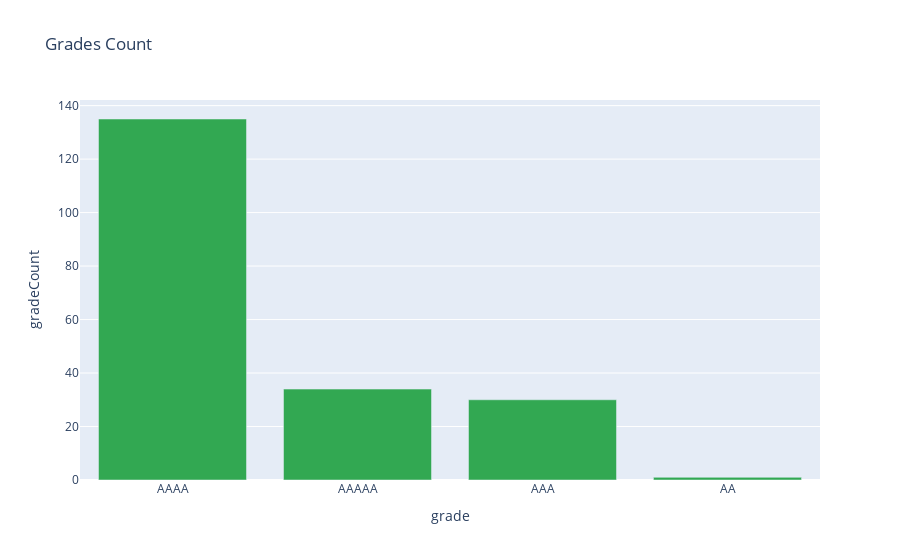

Notebook code cell kept with this figure:
### Markdown cell above
Above donut chart shows that in top 200 colleges of india major contribution is shared by the public or government's colleges

### Code cell
barGrade =data['grade'].value_counts()
dictionary = {'grade':barGrade.index, 'gradeCount':barGrade.values}
barGrade = pd.DataFrame(dictionary)

fig = px.bar(barGrade, x='grade', y='gradeCount', 
             color_discrete_sequence=['#32a852', '#3261a8', '#a83259','#D0D57C'],
            title='Grades Count')
fig.show()

### Figure 1 — Plotly figure (JSON) as saved in the notebook; plotly's stock layout.template omitted (floating-point values rounded to 4 significant figures)
{"data": [{"alignmentgroup": "True", "hovertemplate": "grade=%{x}<br>gradeCount=%{y}<extra></extra>", "legendgroup": "", "marker": {"color": "#32a852", "pattern": {"shape": ""}}, "name": "", "offsetgroup": "", "orientation": "v", "showlegend": false, "textposition": "auto", "type": "bar", "x": ["AAAA", "AAAAA", "AAA", "AA"], "xaxis": "x", "y": [135, 34, 30, 1], "yaxis": "y"}], "layout": {"barmode": "relative", "legend": {"tracegroupgap": 0}, "title": {"text": "Grades Count"}, "xaxis": {"anchor": "y", "domain": [0, 1], "title": {"text": "grade"}}, "yaxis": {"anchor": "x", "domain": [0, 1], "title": {"text": "gradeCount"}}}}
